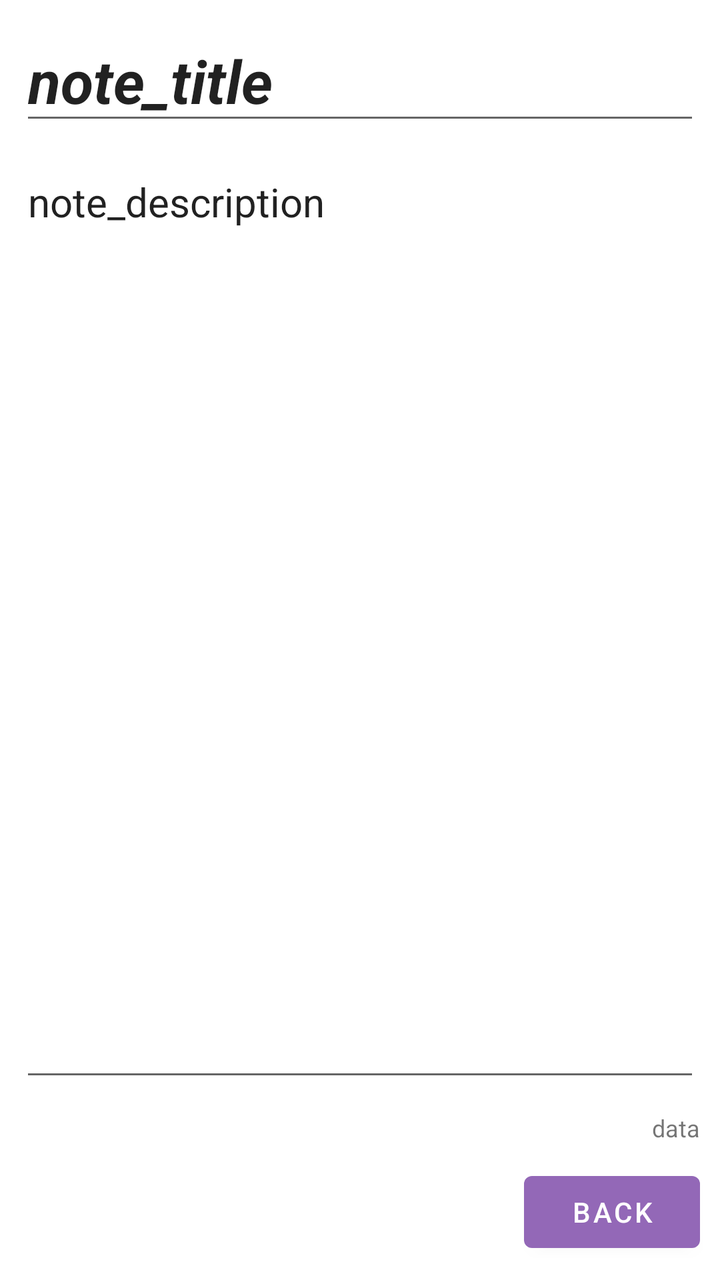
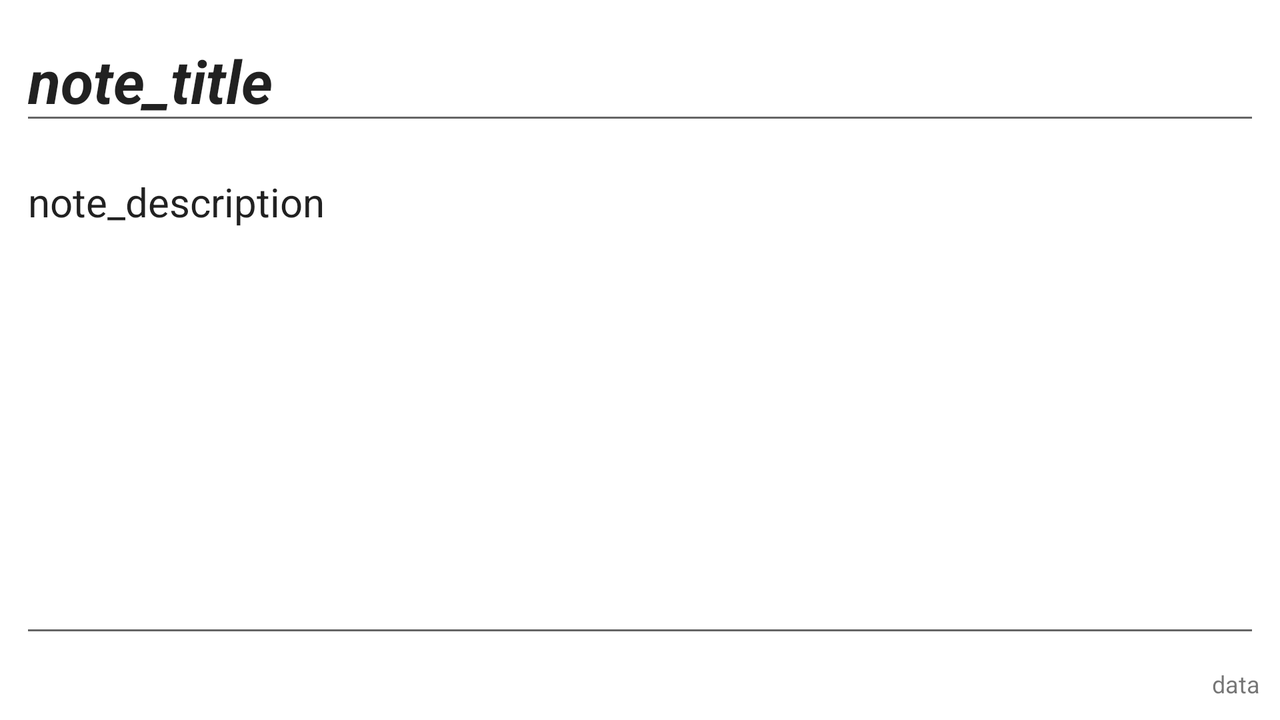

First picture: res/layout/ on a phone held upright. Second picture: the repository's own variant of that layout, on a device whose configuration matches the variant's folder. Source for both follows.
<!-- AndroidManifest.xml: application theme Theme.TodoApp -->
<!-- res/layout/fragment_note_details.xml -->
<?xml version="1.0" encoding="utf-8"?>
<androidx.constraintlayout.widget.ConstraintLayout xmlns:android="http://schemas.android.com/apk/res/android"
    xmlns:app="http://schemas.android.com/apk/res-auto"
    xmlns:tools="http://schemas.android.com/tools"
    android:layout_width="match_parent"
    android:layout_height="match_parent"
    android:background="@color/white"
    android:backgroundTint="@color/white"
    android:clickable="true"
    tools:context=".NoteDetailsFragment">

    <EditText
        android:id="@+id/fragment_note_title"
        android:layout_width="0dp"
        android:layout_height="wrap_content"
        android:layout_margin="@dimen/default_margin"
        android:text="note_title"
        android:textSize="@dimen/text_title_of_note"
        android:textStyle="bold|italic"
        app:layout_constraintEnd_toEndOf="parent"
        app:layout_constraintStart_toStartOf="parent"
        app:layout_constraintTop_toTopOf="parent" />

    <EditText
        android:id="@+id/fragment_note_description"
        android:layout_width="0dp"
        android:layout_height="0dp"
        android:layout_margin="@dimen/default_margin"
        android:ems="10"
        android:gravity="start|top"
        android:inputType="textMultiLine"
        android:text="note_description"
        android:textSize="@dimen/text_description"
        app:layout_constraintBottom_toTopOf="@+id/fragment_note_data"
        app:layout_constraintEnd_toEndOf="parent"
        app:layout_constraintStart_toStartOf="parent"
        app:layout_constraintTop_toBottomOf="@+id/fragment_note_title" />

    <TextView
        android:id="@+id/fragment_note_data"
        android:layout_width="match_parent"
        android:layout_height="0dp"
        android:layout_margin="@dimen/default_margin"
        android:text="data"
        android:textAlignment="textEnd"
        android:textSize="@dimen/text_data"
        app:layout_constraintBottom_toTopOf="@id/fragment_note_detail_btn"
        app:layout_constraintEnd_toEndOf="parent"
        app:layout_constraintStart_toStartOf="parent" />

    <Button
        android:id="@+id/fragment_note_detail_btn"
        android:layout_width="wrap_content"
        android:layout_height="0dp"
        android:layout_margin="@dimen/default_margin"
        android:text="@string/text_btn_back"
        app:layout_constraintBottom_toBottomOf="parent"
        app:layout_constraintEnd_toEndOf="parent" />
</androidx.constraintlayout.widget.ConstraintLayout>
<!-- resources referenced by this layout -->
<resources>
  <color name="white">#FFFFFFFF</color>
  <dimen name="default_margin">10dp</dimen>
  <dimen name="text_data">12sp</dimen>
  <dimen name="text_description">20sp</dimen>
  <dimen name="text_title_of_note">30sp</dimen>
  <string name="text_btn_back">Back</string>
  <style name="Theme.TodoApp" parent="Theme.MaterialComponents.DayNight.NoActionBar">
          
          <item name="colorPrimary">@color/amethyst</item>
          <item name="colorPrimaryVariant">@color/byzantine</item>
          <item name="colorOnPrimary">@color/white</item>
          
          <item name="colorSecondary">@color/mediumTurquoise</item>
          <item name="colorSecondaryVariant">@color/middleBlue</item>
          <item name="colorOnSecondary">@color/black</item>
          
          <item name="android:statusBarColor" tools:targetApi="l">?attr/colorPrimaryVariant</item>
  
          <item name="windowActionBar">false</item>
          <item name="windowNoTitle">true</item>
  
          
          <item name="actionOverflowButtonStyle">@style/actionOverFlowButtonStyle</item>
          <item name="android:actionMenuTextColor">@color/white</item>
      </style>
  <color name="amethyst">#9368B7</color>
  <color name="byzantine">#AA3E98</color>
  <color name="mediumTurquoise">#75DDDD</color>
  <color name="middleBlue">#84C7D0</color>
  <color name="black">#FF000000</color>
  <style name="actionOverFlowButtonStyle" parent="@style/Widget.AppCompat.ActionButton.Overflow">
          <item name="android:tint">@color/white</item>
      </style>
</resources>
<!-- res/layout-land/fragment_note_details.xml (the repository's variant of the layout above) -->
<!-- drawn on the phone turned sideways -->
<?xml version="1.0" encoding="utf-8"?>
<androidx.constraintlayout.widget.ConstraintLayout xmlns:android="http://schemas.android.com/apk/res/android"
    xmlns:app="http://schemas.android.com/apk/res-auto"
    xmlns:tools="http://schemas.android.com/tools"
    android:layout_width="match_parent"
    android:layout_height="match_parent"
    android:clickable="true"
    android:focusable="true"
    tools:context=".NoteDetailsFragment">

    <EditText
        android:id="@+id/fragment_note_title"
        android:layout_width="0dp"
        android:layout_height="wrap_content"
        android:layout_margin="@dimen/default_margin"
        android:text="note_title"
        android:textSize="@dimen/text_title_of_note"
        android:textStyle="bold|italic"
        app:layout_constraintEnd_toEndOf="parent"
        app:layout_constraintStart_toStartOf="parent"
        app:layout_constraintTop_toTopOf="parent" />

    <EditText
        android:id="@+id/fragment_note_description"
        android:layout_width="0dp"
        android:layout_height="0dp"
        android:layout_margin="@dimen/default_margin"
        android:ems="10"
        android:gravity="start|top"
        android:inputType="textMultiLine"
        android:text="note_description"
        android:textSize="@dimen/text_description"
        app:layout_constraintBottom_toTopOf="@+id/fragment_note_data"
        app:layout_constraintEnd_toEndOf="parent"
        app:layout_constraintStart_toStartOf="parent"
        app:layout_constraintTop_toBottomOf="@+id/fragment_note_title" />

    <TextView
        android:id="@+id/fragment_note_data"
        android:layout_width="match_parent"
        android:layout_height="wrap_content"
        android:layout_margin="@dimen/default_margin"
        android:text="data"
        android:textAlignment="textEnd"
        android:textSize="@dimen/text_data"
        app:layout_constraintBottom_toBottomOf="parent"
        app:layout_constraintEnd_toEndOf="parent"
        app:layout_constraintStart_toStartOf="parent" />

</androidx.constraintlayout.widget.ConstraintLayout>
<!-- resources referenced by the variant -->
<!-- as the phone turned sideways resolves them -->
<resources>
  <dimen name="default_margin">10dp</dimen>
  <dimen name="text_data">12sp</dimen>
  <dimen name="text_description">20sp</dimen>
  <dimen name="text_title_of_note">30sp</dimen>
  <style name="Theme.TodoApp" parent="Theme.MaterialComponents.DayNight.NoActionBar">
          
          <item name="colorPrimary">@color/amethyst</item>
          <item name="colorPrimaryVariant">@color/byzantine</item>
          <item name="colorOnPrimary">@color/white</item>
          
          <item name="colorSecondary">@color/mediumTurquoise</item>
          <item name="colorSecondaryVariant">@color/middleBlue</item>
          <item name="colorOnSecondary">@color/black</item>
          
          <item name="android:statusBarColor" tools:targetApi="l">?attr/colorPrimaryVariant</item>
  
          <item name="windowActionBar">false</item>
          <item name="windowNoTitle">true</item>
  
          
          <item name="actionOverflowButtonStyle">@style/actionOverFlowButtonStyle</item>
          <item name="android:actionMenuTextColor">@color/white</item>
      </style>
  <color name="amethyst">#9368B7</color>
  <color name="byzantine">#AA3E98</color>
  <color name="white">#FFFFFFFF</color>
  <color name="mediumTurquoise">#75DDDD</color>
  <color name="middleBlue">#84C7D0</color>
  <color name="black">#FF000000</color>
  <style name="actionOverFlowButtonStyle" parent="@style/Widget.AppCompat.ActionButton.Overflow">
          <item name="android:tint">@color/white</item>
      </style>
</resources>
